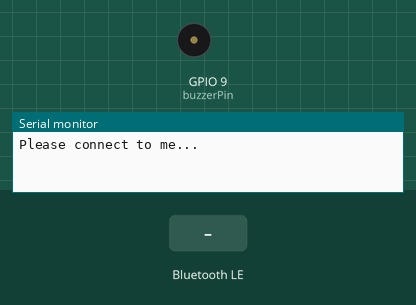
Recording of a program running on a simulated ESP32-S3. Parts: buzzer (waves = sounding), the last lines printed to the serial monitor. The test bench sets the inputs (shaded band). Nothing arrives over Bluetooth unless stated; a phone connects over Bluetooth LE 3 s after start.

Above: at 1.2 s.
1.3 s: Bluetooth LE write "1" received
At 2.2 s:
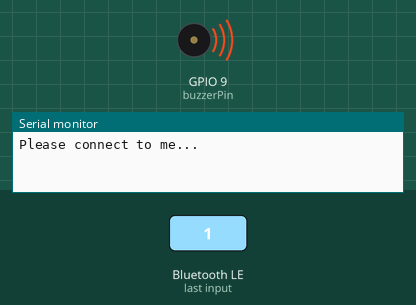
2.8 s: Bluetooth LE write "5" received
At 3.3 s:
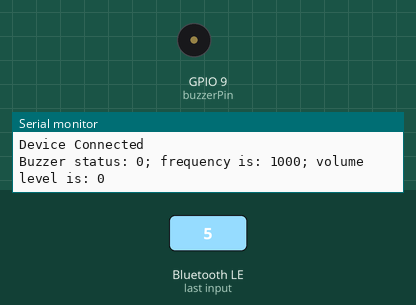
Timing chart, 0 to 5.8 s (numbered marks = the images above; inputs shaded):
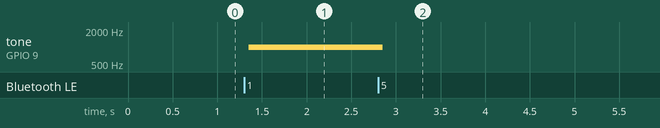

The program:

main.cpp
```cpp
#include <Arduino.h>
#include <BLEDevice.h>
#include <BLEServer.h>
#include <BLEUtils.h>
#include <BLE2902.h>

#define bleServerName "kaisesp32_buzzercontrol"
#define SERVICE_UUID "3ac583b1-701e-401c-a1d4-2e1601a7ebe0"
#define CHARACTERISTIC_UUID_ONOFF "3660f667-78bf-446f-a6e1-651f11ca7c4d"
#define CHARACTERISTIC_UUID_VOL "e7127f2c-f3aa-4ad2-9e0e-c67fd174ca31"
#define CHARACTERISTIC_UUID_FREQ "9a692014-6c7e-44f3-a6e1-8400f1ce9504"

bool deviceConnected = false;

// GPIO pin connected to the buzzer
const char buzzerPin = 9; // example pin, make sure it supports PWM

// PWM settings
const char pwmChannel = 0;
const int pwmFreq = 1000; // Default frequency in Hz
const char pwmResolution = 11;

// Volume levels: 0 (off), 127 (medium), 255 (high)
uint8_t volumeLevel = 0;
// Frequency levels: 1000 Hz, 2000 Hz, 4000 Hz
int frequencyLevels[] = {1000, 2000, 4000};

bool buzzerOn = false;    // Buzzer state (on/off)
int currentFrequency = 0; // Current frequency level index

BLEServer *pServer = NULL;
BLECharacteristic *pCharacteristicOnOff;
BLECharacteristic *pCharacteristicVol;
BLECharacteristic *pCharacteristicFreq;

class ServerCallbacks : public BLEServerCallbacks
{
  void onConnect(BLEServer *pServer)
  {
    deviceConnected = true;
    Serial.println("Device Connected");
  }

  void onDisconnect(BLEServer *pServer)
  {
    deviceConnected = false;
    Serial.println("Device Disconnected");
    // Restart advertising
    pServer->getAdvertising()->start();
    Serial.println("Restarted advertising");
  }
};

class BuzzerCallbacks : public BLECharacteristicCallbacks
{
  void onWrite(BLECharacteristic *pCharacteristic)
  {
    std::string value = pCharacteristic->getValue();

    if (pCharacteristic == pCharacteristicOnOff)
    {
      if (value == "1")
      {
        buzzerOn = true;
        ledcChangeFrequency(pwmChannel, frequencyLevels[currentFrequency], pwmResolution);
        ledcWrite(pwmChannel, map(constrain(volumeLevel, 0, 2), 0, 2, 10, pow(2, pwmResolution) - 1));
      }
      else
      {
        buzzerOn = false;
        ledcWrite(pwmChannel, 0);
      }
    }
    else if (pCharacteristic == pCharacteristicVol)
    {
      volumeLevel = atoi(value.c_str());
      if (buzzerOn)
      {
        ledcWrite(pwmChannel, map(constrain(volumeLevel, 0, 2), 0, 2, 10, (int)(pow(2, pwmResolution)*0.5)));
      }
    }
    else if (pCharacteristic == pCharacteristicFreq)
    {
      currentFrequency = atoi(value.c_str());
      if (buzzerOn)
      {
        ledcChangeFrequency(pwmChannel, frequencyLevels[currentFrequency], pwmResolution);
      }
    }
  }
};

void setup()
{
  Serial.begin(115200);
  ledcSetup(pwmChannel, pwmFreq, pwmResolution);
  ledcAttachPin(buzzerPin, pwmChannel);

  BLEDevice::init(bleServerName);
  pServer = BLEDevice::createServer();
  pServer->setCallbacks(new ServerCallbacks());

  BLEService *pService = pServer->createService(SERVICE_UUID);
  pCharacteristicOnOff = pService->createCharacteristic(CHARACTERISTIC_UUID_ONOFF, BLECharacteristic::PROPERTY_WRITE);
  pCharacteristicVol = pService->createCharacteristic(CHARACTERISTIC_UUID_VOL, BLECharacteristic::PROPERTY_WRITE);
  pCharacteristicFreq = pService->createCharacteristic(CHARACTERISTIC_UUID_FREQ, BLECharacteristic::PROPERTY_WRITE);

  pCharacteristicOnOff->setCallbacks(new BuzzerCallbacks());
  pCharacteristicVol->setCallbacks(new BuzzerCallbacks());
  pCharacteristicFreq->setCallbacks(new BuzzerCallbacks());

  BLEDescriptor *pDescriptor_onoff = new BLEDescriptor(BLEUUID((uint16_t)0x2901));
  pDescriptor_onoff->setValue("On/Off");
  pCharacteristicOnOff->addDescriptor(pDescriptor_onoff);

  BLEDescriptor *pDescriptor_freq = new BLEDescriptor(BLEUUID((uint16_t)0x2901));
  pDescriptor_freq->setValue("Frequency option (0-2)");
  pCharacteristicFreq->addDescriptor(pDescriptor_freq);

  BLEDescriptor *pDescriptor_vol = new BLEDescriptor(BLEUUID((uint16_t)0x2901));
  pDescriptor_vol->setValue("Vol option (0-2)");
  pCharacteristicVol->addDescriptor(pDescriptor_vol);

  pService->start();

  pServer->getAdvertising()->start();

  Serial.println("Please connect to me...");
}

void loop()
{
  if (deviceConnected)
  {
    String tmp = "Buzzer status: " + String(buzzerOn) + "; frequency is: " +
                 String(frequencyLevels[currentFrequency]) + "; volume level is: " +
                 String(volumeLevel);
    Serial.println(tmp);
    delay(1000);
  }
}
```

Measured:
- after the input at 1.3 s, tone on GPIO 9 (buzzerPin): silent → 1000 Hz after 0.05 s
- after the input at 2.8 s, tone on GPIO 9 (buzzerPin): 1000 Hz → silent after 0.05 s
